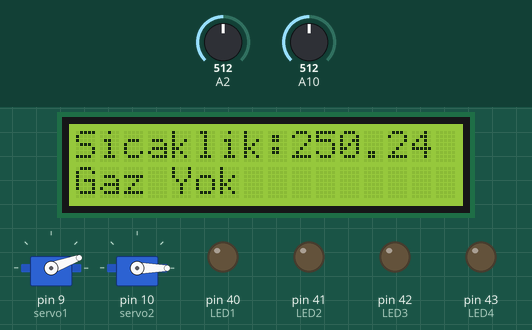
A sketch run on a simulated Arduino Mega 2560, built with avr-gcc and run on an emulated ATmega2560. Parts: 16×2 character LCD, 2 × servo, output pins drawn as LEDs (lit = HIGH). The test bench sets the inputs (shaded band); at power-on: A2 = 512, A10 = 512. What the sketch prints to the serial monitor is not drawn.

Above: at 1.1 s.
At 2.1 s:
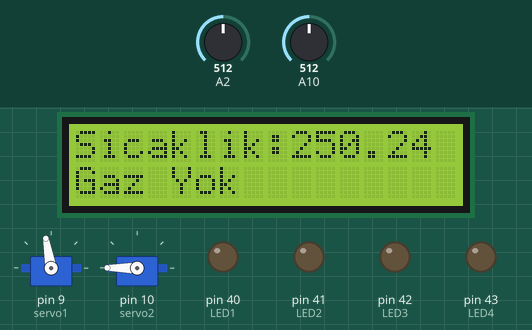
At 5.1 s:
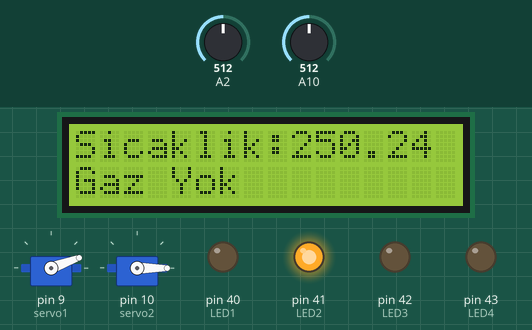
At 10.1 s:
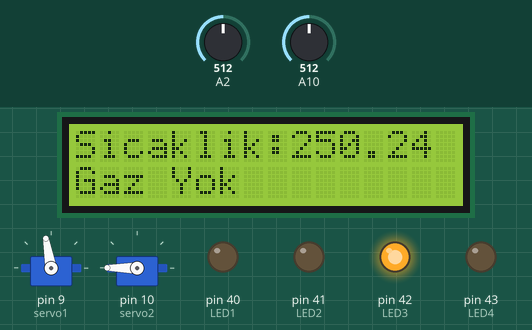
At 20.1 s:
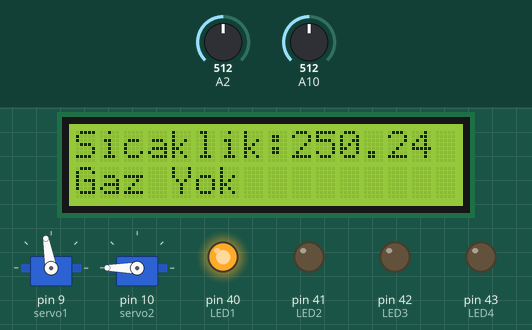
At 39.0 s:
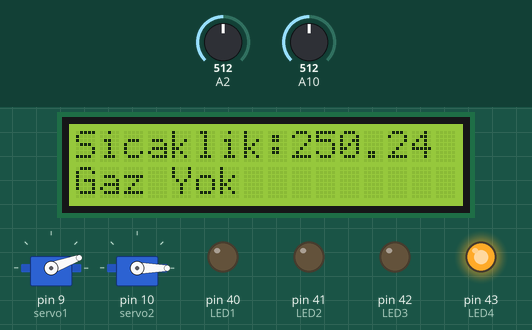
Timing chart, 0 to 40.0 s (numbered marks = the images above):
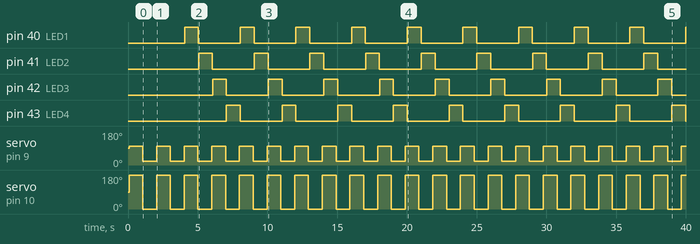

Measured:
- by itself, pin 40 (LED1), pin 41 (LED2), pin 42 (LED3), pin 43 (LED4): alternates HIGH for 0.99 s and LOW for 3.0 s
- by itself, servo on pin 9 (servo1): alternates 100° for 0.99 s and 20° for 0.99 s
- by itself, servo on pin 10 (servo2): alternates 180° for 0.99 s and 0° for 0.99 s

The sketch:

odev.ino
```cpp
//Abdullah TUNÇER - 1721012045
//

#include <Arduino_FreeRTOS.h>
#include <Servo.h>
#include <queue.h>
#include <LiquidCrystal.h>

//lcd
LiquidCrystal lcd(12, 13, 2, 3, 4, 5); //rs,e,d4,d5,d6,d7

//sıcaklık sensörü
int okunan_deger=0;
float sicaklik_gerilim=0;

//kuyruklar
QueueHandle_t xQueue_Sicaklik;
QueueHandle_t xQueue_Gaz;

//Led
int LED1=40;
int LED2=41;
int LED3=42;
int LED4=43;
bool durum=false;

//servo
Servo servo1;
Servo servo2;


//parametre gönderme
static const char *servoSec1="Servo1";
static const char *servoSec2="Servo2";


void setup() {
  // put your setup code here, to run once:

  //LED
  pinMode(LED1,OUTPUT);
  pinMode(LED2,OUTPUT);
  pinMode(LED3,OUTPUT);
  pinMode(LED4,OUTPUT);

  lcd.begin(16,2);

  //Kuyruklar oluşturuluyor
  xQueue_Sicaklik=xQueueCreate(5,sizeof(int32_t));
  xQueue_Gaz=xQueueCreate(5,sizeof(int32_t));

  servo1.attach(9);
  servo2.attach(10);


  //Görevler oluşturuluyor
  xTaskCreate(vGorevLED1,
              "GorevLED1",
              100,
              NULL,
              2,
              NULL);
  xTaskCreate(vGorevLED2,
              "GorevLED2",
              100,
              NULL,
              2,
              NULL);
  xTaskCreate(vGorevLED3,
              "GorevLED3",
              100,
              NULL,
              2,
              NULL);

  xTaskCreate(vGorevLED4,
              "GorevLED2",
              100,
              NULL,
              2,
              NULL);

  xTaskCreate(vGorevSERVO,
              "GorevServo1",
              128,
              (void*)servoSec1,
              2,
              NULL);

  xTaskCreate(vGorevSERVO,
              "GorevServo2",
              128,
              (void*)servoSec2,
              2,
              NULL);

  xTaskCreate(vGonderSicaklik,
              "vGonderSicaklik",
              128,
              NULL,
              1,
              NULL);

  xTaskCreate(vGonderGaz,
              "vGonderGaz",
              128,
              NULL,
              1,
              NULL);

  xTaskCreate(vLCDYazdir,
              "vLCDYazdir",
              200,
              NULL,
              2,
              NULL);

}

void loop() {
  // put your main code here, to run repeatedly:

}

void vGorevLED1(void *pvParameters){
  Serial.begin(9600);
  (void) pvParameters;
  for(;;){
    if(durum==false){
      vTaskDelay(1000/portTICK_PERIOD_MS);
    }
    digitalWrite(LED1,LOW);
    //Serial.println("Görev LED1");
    vTaskDelay(3000/portTICK_PERIOD_MS);
    digitalWrite(LED1,HIGH);
    vTaskDelay(1000/portTICK_PERIOD_MS);
    durum=true;
  }
}


void vGorevLED2(void *pvParameters){
  Serial.begin(9600);
  (void) pvParameters;
  for(;;){
    if(durum==false){
      vTaskDelay(2000/portTICK_PERIOD_MS);
    }
    digitalWrite(LED2,LOW);
    //Serial.println("Görev LED2");
    vTaskDelay(3000/portTICK_PERIOD_MS);
    digitalWrite(LED2,HIGH);
    vTaskDelay(1000/portTICK_PERIOD_MS);
    durum=true;
  }
}

void vGorevLED3(void *pvParameters){
  Serial.begin(9600);
  (void) pvParameters;
  for(;;){
    if(durum==false){
      vTaskDelay(3000/portTICK_PERIOD_MS);
    }
    digitalWrite(LED3,LOW);
    //Serial.println("Görev LED3");
    vTaskDelay(3000/portTICK_PERIOD_MS);
    digitalWrite(LED3,HIGH);
    vTaskDelay(1000/portTICK_PERIOD_MS);
    durum=true;
  }
}

void vGorevLED4(void *pvParameters){
  Serial.begin(9600);
  (void) pvParameters;
  for(;;){
    if(durum==false){
      vTaskDelay(4000/portTICK_PERIOD_MS);
    }
    digitalWrite(LED4,LOW);
    //Serial.println("Görev LED4");
    vTaskDelay(3000/portTICK_PERIOD_MS);
    digitalWrite(LED4,HIGH);
    vTaskDelay(1000/portTICK_PERIOD_MS);
    durum=true;
  }
}


void vGorevSERVO(void *pvParameters){
  char *pcTaskName;
  pcTaskName= (void *)pvParameters;
  Serial.begin(9600);
  for(;;){
    //Serial.println("Servolar");

    if (pcTaskName=="Servo1") servo1.write(100);
    if (pcTaskName=="Servo2") servo2.write(180);

    vTaskDelay(1000/portTICK_PERIOD_MS);

    if (pcTaskName=="Servo1") servo1.write(20);
    if (pcTaskName=="Servo2") servo2.write(0);

    vTaskDelay(pdMS_TO_TICKS(1000));
  }
}

void vGonderSicaklik(void *pvParameters){
  float sicaklik;
  BaseType_t xDurum;
  vTaskDelay(1000/portTICK_PERIOD_MS);
  for(;;){
    okunan_deger=analogRead(A10);
    sicaklik_gerilim=(okunan_deger / 1023.0)*5000;
    sicaklik=sicaklik_gerilim/10.0;
    xDurum=xQueueSendToBack(xQueue_Sicaklik, &sicaklik, 0);  // son parametre bekleme süresindir. 0 doğrudan göndermeyi sağlar
    /*
    if(xDurum ==pdPASS){
      Serial.print("Göndrildi Sıcaklık = ");
      Serial.println(sicaklik);
    }
    else{
      Serial.println("Kuyruğa yazdırılamadı");
    }*/
    vTaskDelay(1000/portTICK_PERIOD_MS);
    taskYIELD();
  }
}

void vGonderGaz(void *pvParameters){
  int32_t gazDegeri=0;
  BaseType_t xDurum;
  vTaskDelay(1000/portTICK_PERIOD_MS);
  for(;;){
    gazDegeri=analogRead(A2);
    xDurum=xQueueSendToBack(xQueue_Gaz, &gazDegeri, 0);  // son parametre bekleme süresindir. 0 doğrudan göndermeyi sağlar
    /*
    if(xDurum ==pdPASS){
      Serial.print("Gönderildi Gaz= ");
      Serial.println(gazDegeri);
    }
    else{
      Serial.println("Kuyruğa yazdırılamadı");
    }
    */
    vTaskDelay(1000/portTICK_PERIOD_MS);
    taskYIELD();
  }

}


void vLCDYazdir(void *pvParameters){
  float sicaklikAl=0;
  int32_t gazAl=0;
  Serial.begin(9600);
  Serial.println("CLEARDATA");
  Serial.println("LABEL, TARIH, ZAMAN, SICAKLIK SENSORU, GAZ SENSORU");

  for(;;){
    lcd.clear();

    Serial.print("DATA, DATE, TIME,");

    if(xQueueReceive(xQueue_Sicaklik,&sicaklikAl,portMAX_DELAY)==pdPASS){
      //Serial.print("Alındı Sıcaklık= ");
      //Serial.println(sicaklikAl);

      Serial.print(sicaklikAl);
      Serial.print(",");

      lcd.setCursor(0,0);
      lcd.print("Sicaklik:");
      lcd.print(sicaklikAl);
    }
    if(xQueueReceive(xQueue_Gaz,&gazAl,portMAX_DELAY)==pdPASS){
      //Serial.print("Alındı Gaz= ");
      //Serial.println(gazAl);

      Serial.println(gazAl);

      lcd.setCursor(0,1);
      if(gazAl>550){
        lcd.print("Gaz Var");
      }
      else{
        lcd.print("Gaz Yok");
      }
    }
    vTaskDelay(60000/portTICK_PERIOD_MS);
    taskYIELD();
  }
}
```
